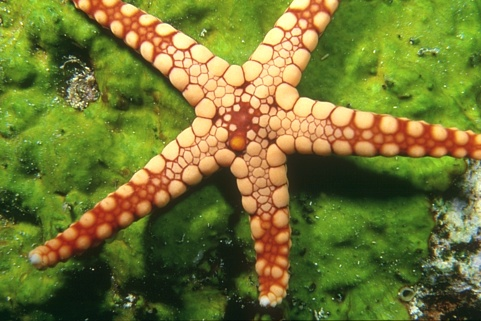
%> input picture proj/12003.jpg, 481 x 321 px
$ octave matlab_k_means_lab.m   (GNU Octave 9; MATLAB toolbox functions it lacks are replaced by stand-ins)
%> lines starting %> are read from the running program, lines starting %| are printed output that depends on the picture

% Parameters
K = 3;
normalized = 1;
% data = uint8(rand(2, 1000) * 255) ;
% datat = uint8(rand(2, 1000) * 255) ;

I = imread('12003.jpg');
%> I is the input picture: size 321x481x3 uint8; mean R, G, B 114.1, 118.7, 50.3
% CIE LAB
begin = tic();
I = im2double(I);
%> I: size 321x481x3 double
I = impyramid(I, 'reduce');
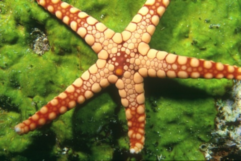
%> I: size 161x241x3 double; mean R, G, B 0.447, 0.465, 0.197
% imshow(I);
I = impyramid(I, 'reduce');
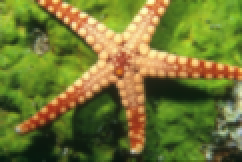
%> I: size 81x121x3 double (shown 2 times larger); mean R, G, B 0.446, 0.465, 0.197
I = impyramid(I, 'reduce');
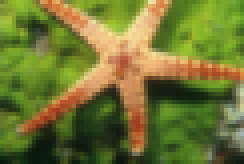
%> I: size 41x61x3 double (shown 4 times larger); mean R, G, B 0.445, 0.465, 0.197
% figure, imshow(I);
colorTransform = makecform( 'srgb2lab' );
I = applycform( I, colorTransform );
%> I: size 41x61x3 double; mean of channels 1, 2, 3 48.1, -9.2, 35.6
figure, imshow(I);
%> after `imshow(I)`:
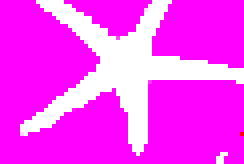
%> displayed picture: size 41x61x3, on the screen's scale of 0 to 255 (shown 4 times larger); mean R, G, B 255, 63.5, 254.9

% I = imresize(I, [255 255]);
% I = im2double(I);


[r, c, depth] = size(I);
%> r = 41; c = 61; depth = 3
data(5, r * c ) = 0;

for i = 1: r
    for j = 1: c
%         data(1, (i-1)* c + j) = i;
%         data(2, (i-1)* c + j) = j;
%         data(3:5, (i-1)* c + j) = I(i, j);
        data( :, (i-1)* c + j) = [i j I(i, j, 1) I(i, j, 2) I(i, j, 3)];
    end
end
toc(begin);

% [C,A] = vl_ikmeans(data,K, 'method', 'elkan') ;
% AT = vl_ikmeanspush( datat, C ) ;

if normalized == 1
    mean_of_matches = mean(data, 2);
%> mean_of_matches = [21; 31; 48.12; -9.23; 35.65]
    std_of_matches = std(data, 0, 2);
%> std_of_matches = [11.83; 17.61; 19.29; 17.92; 14.18]

%     std_of_matches = std_of_matches ./ 2;

    for i = 1: 5
        data(i, :) = ( data(i, :) - mean_of_matches(i) );
    end
    for i = 1: 5
        data(i, :) = data(i, :) ./ std_of_matches(i);
    end
%     figure, imshow(I);
end


% [tree, A] = vl_hikmeans(uint8(data), K, nleaves) ;
[A, C] = kmeans( data', K, 'start', 'sample' );
%> A = 2501 values, max 3 at index 1, min 1 at index 258, mean 2.01; C = [0.938 0.141 -0.973 -0.185 -0.998; -0.357 0.0424 0.875 1.49 0.218; -0.691 -0.165 0.393 -0.774 0.838]
% AT       = vl_hikmeanspush(tree, datat) ;

cl = get( gca, 'ColorOrder' ) ;
ncl = size(cl,1) ;

hierarchy = 1;

% Output
figure,
hold on,
for k = 1 : K
  sel  = find( A == k ) ;
  sel = sel';
%   selt = find(AT( hierarchy, : ) == k) ;
  plot( data(2, sel), -data(1, sel),  '.', 'Color', cl( mod( k, ncl ) +1, : ) ) ;
%   plot( datat(1, selt), datat(2, selt), '+', 'Color', cl( mod( k, ncl ) +1, : ) ) ;
end
title('k-means'),
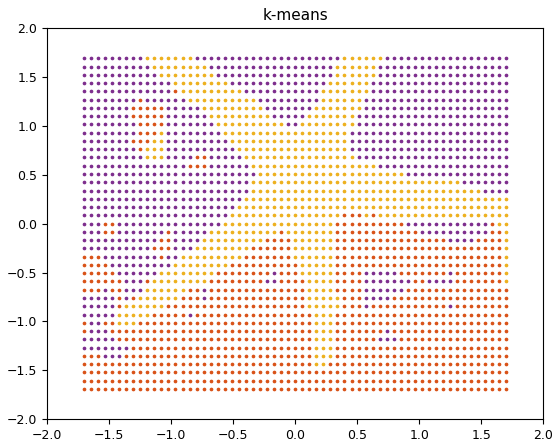
%> figure redrawn from the program's plot data
hold off;

$ run again, with proj/198004.jpg copied over proj/12003.jpg
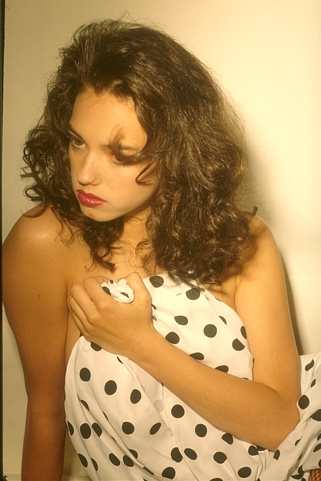
%> input picture proj/198004.jpg, 321 x 481 px
%> I is the input picture: size 481x321x3 uint8; mean R, G, B 181.8, 144.3, 91
%> `imshow(I)`:
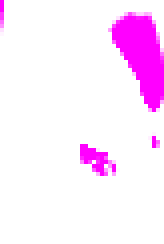
%> displayed picture: size 61x41x3, on the screen's scale of 0 to 255 (shown 4 times larger); mean R, G, B 255, 230.6, 255
%> mean_of_matches = [31; 21; 61.92; 10.16; 33.75]
%> std_of_matches = [17.61; 11.83; 22.32; 7.86; 9.45]
%> A = 2501 values, max 3 at index 1, min 1 at index 20, mean 1.99; C = [0.112 0.76 0.961 -0.837 -0.672; 0.421 -0.201 -0.0735 1.33 1.38; -0.47 -0.605 -0.917 -0.266 -0.483]
%> `title('k-means'),`:
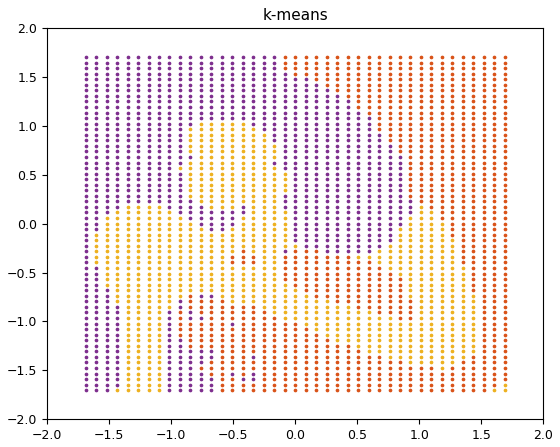
%> figure redrawn from the program's plot data

$ run again, with proj/317080.jpg copied over proj/12003.jpg
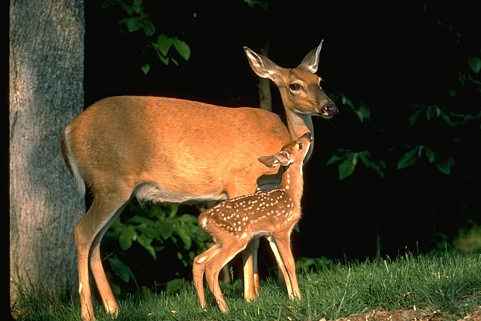
%> input picture proj/317080.jpg, 481 x 321 px
%> I is the input picture: size 321x481x3 uint8; mean R, G, B 71.3, 61.8, 38.3
%> `imshow(I)`:
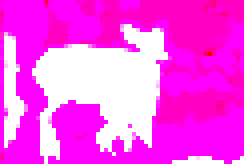
%> displayed picture: size 41x61x3, on the screen's scale of 0 to 255 (shown 4 times larger); mean R, G, B 255, 78.6, 240.7
%> mean_of_matches = [21; 31; 25.7; 1.16; 14.5]
%> std_of_matches = [11.83; 17.61; 23.01; 11.58; 15.01]
%> A = 2501 values, max 3 at index 521, min 1 at index 1, mean 1.76; C = [-0.685 0.518 -0.904 -0.202 -0.81; 0.749 -0.473 0.322 -0.639 0.107; 0.12 -0.265 1.4 1.65 1.6]
%> `title('k-means'),`:
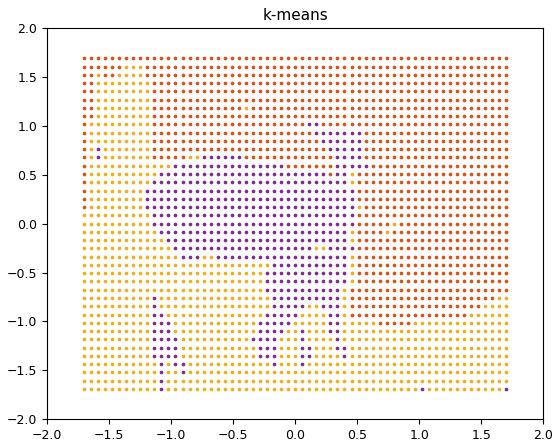
%> figure redrawn from the program's plot data

$ run again, with proj/66075.jpg copied over proj/12003.jpg
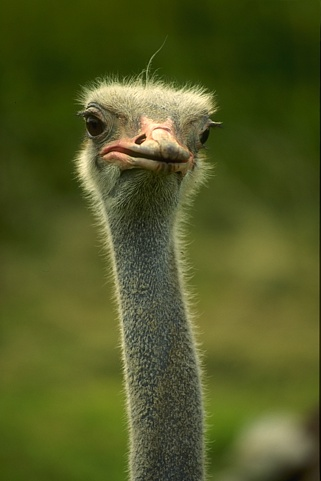
%> input picture proj/66075.jpg, 321 x 481 px
%> I is the input picture: size 481x321x3 uint8; mean R, G, B 82.4, 89.4, 36.9
%> `imshow(I)`:
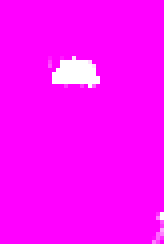
%> displayed picture: size 61x41x3, on the screen's scale of 0 to 255 (shown 4 times larger); mean R, G, B 255, 7.3, 255
%> mean_of_matches = [31; 21; 35.69; -9.08; 27.92]
%> std_of_matches = [17.61; 11.83; 13.08; 4.61; 8.47]
%> A = 2501 values, max 3 at index 1, min 1 at index 505, mean 2.13; C = [0.379 0.151 0.332 1.3 -1.37; 0.694 -0.115 0.629 -0.194 0.818; -0.986 0.0258 -0.886 -0.63 0.00639]
%> `title('k-means'),`:
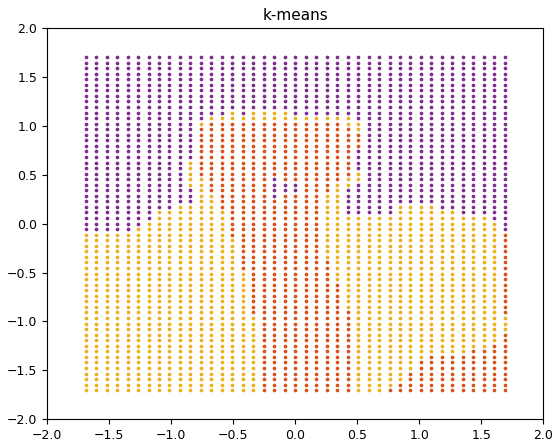
%> figure redrawn from the program's plot data
